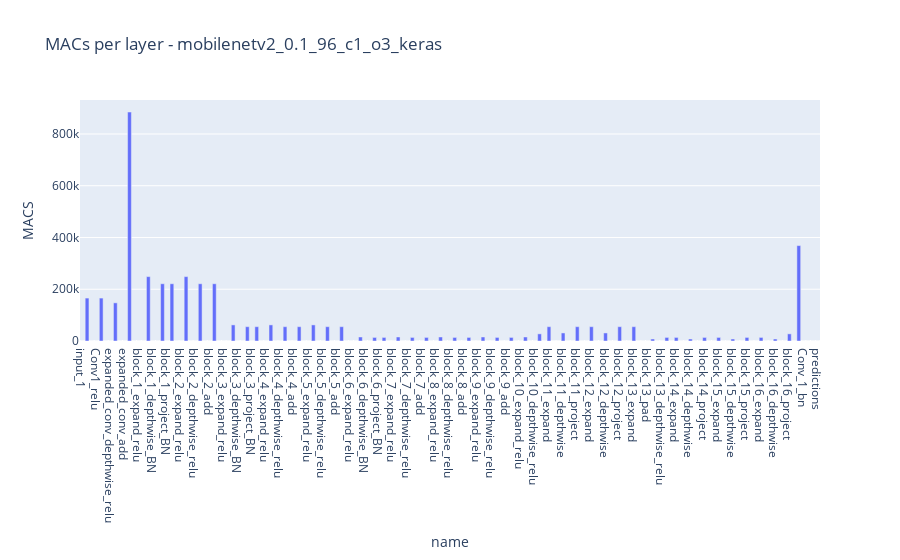

This figure's notebook cell:
### Code cell
fig6 = px.bar(df, x="name", y= "MACS",
    title=f"MACs per layer - {model_name}")
#fig.add_hline(y=256000, line_width=3, line_dash="dash", line_color="orange", annotation_text="256 kB MCU constraint", 
#              annotation_position="bottom right")
#fig.update_layout(showlegend=True)
fig6.show()

### Figure 1 — Plotly figure (JSON) as saved in the notebook; plotly's stock layout.template omitted (floating-point values rounded to 4 significant figures; data arrays with more than 128 entries replaced by an {"elided": "..."} marker saying what was removed)
{"data": [{"alignmentgroup": "True", "hovertemplate": "name=%{x}<br>MACS=%{y}<extra></extra>", "legendgroup": "", "marker": {"color": "#636efa", "pattern": {"shape": ""}}, "name": "", "offsetgroup": "", "orientation": "v", "showlegend": false, "textposition": "auto", "type": "bar", "x": {"elided": "157 str values"}, "xaxis": "x", "y": {"elided": "157 int values"}, "yaxis": "y"}], "layout": {"barmode": "relative", "legend": {"tracegroupgap": 0}, "title": {"text": "MACs per layer - mobilenetv2_0.1_96_c1_o3_keras"}, "xaxis": {"anchor": "y", "domain": [0, 1], "title": {"text": "name"}}, "yaxis": {"anchor": "x", "domain": [0, 1], "title": {"text": "MACS"}}}}
